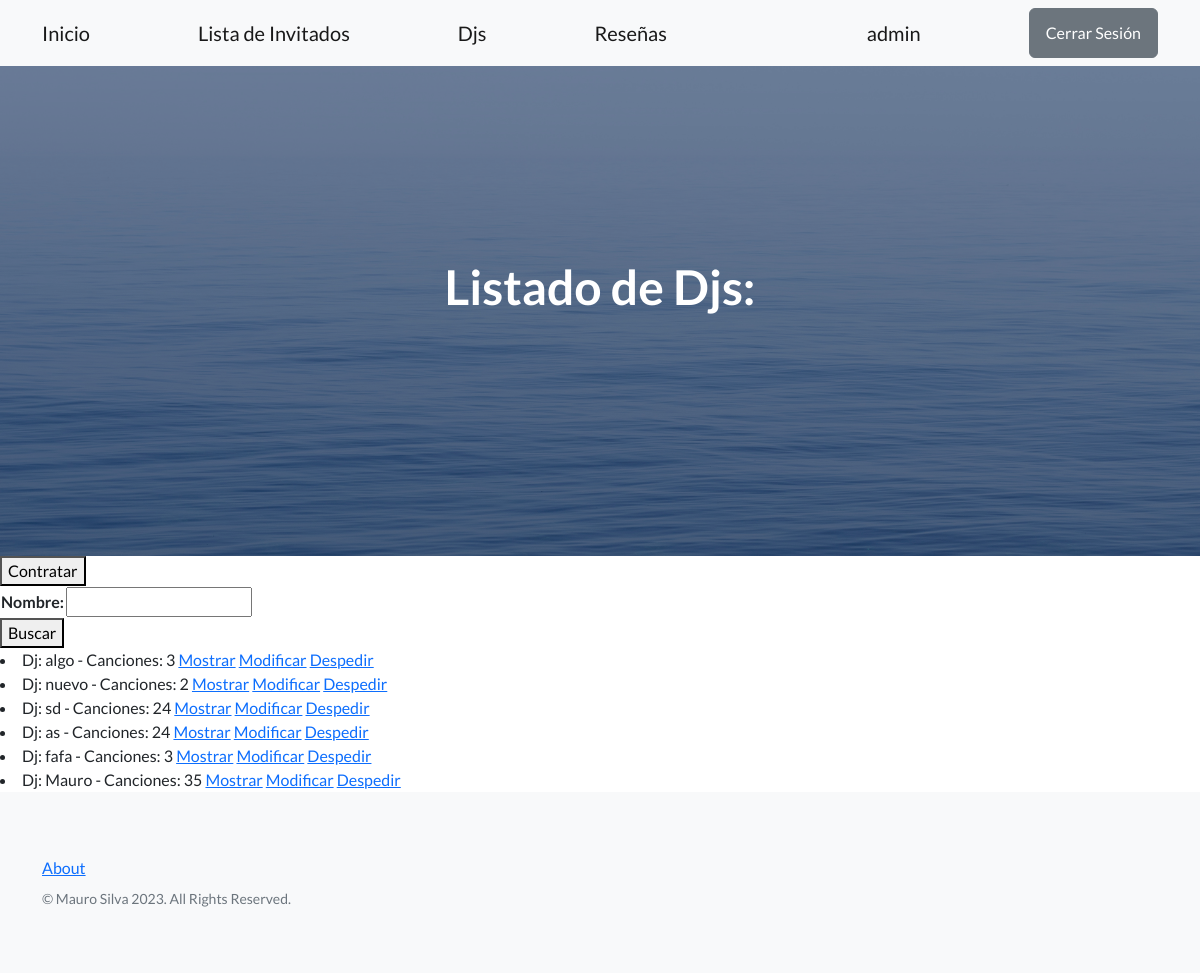
/djs (signed in), run on an earlier commit of the app's database.
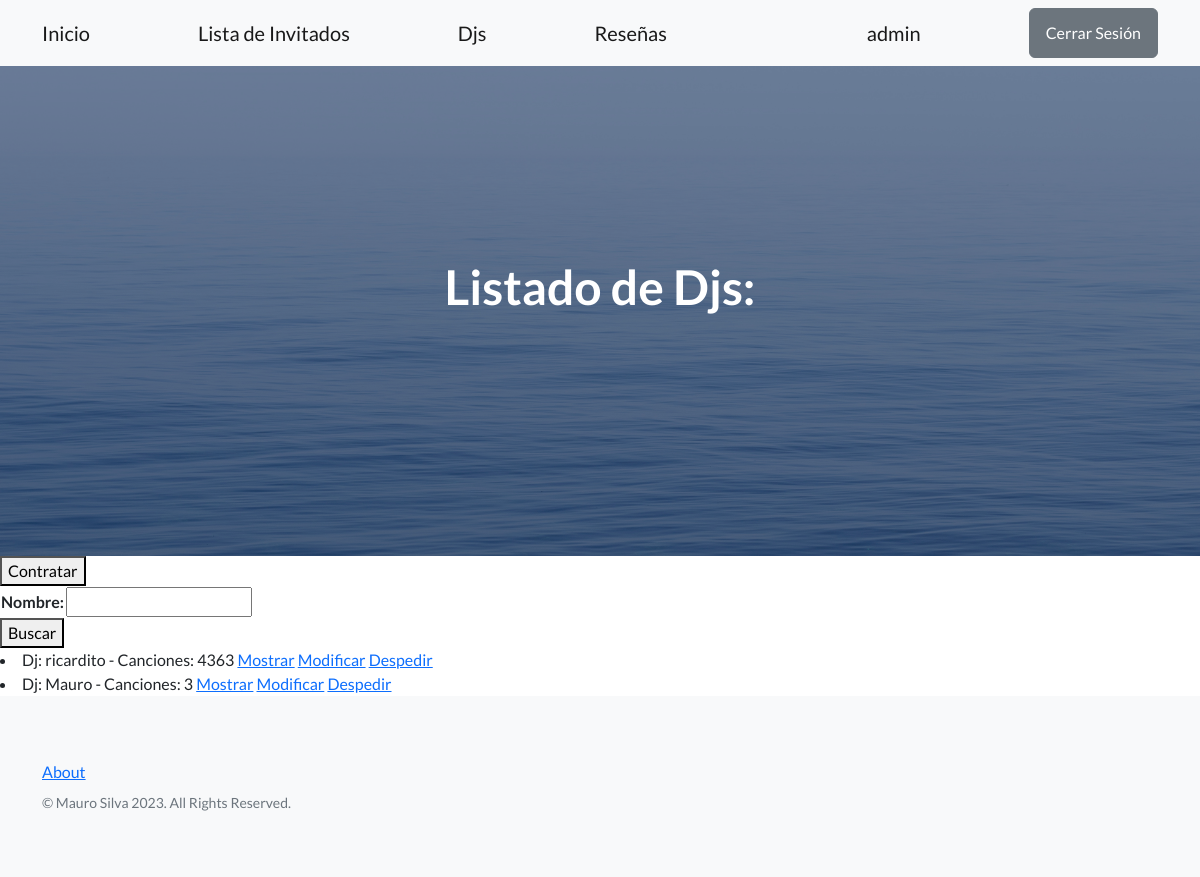
And on a later commit of the database.
### inicio/models.py (models this page shows)
class Dj(models.Model):
    nombre = models.CharField(max_length=20)
    canciones = models.IntegerField()
    descripcion = RichTextField(blank=True, null=True)
    fecha_de_presentacion = models.DateField(blank=True,null=True)
    imagen_dj = models.ImageField(blank=True, null=True, upload_to='img_djs')
    def __str__(self):
        return f'Dj: {self.nombre} - Canciones: {self.canciones}'

### inicio/views.py (the view)
# urls.py: path('djs', views.listar_djs, name='listar_djs'),
def listar_djs(request):
    formulario = BuscarDj(request.GET)
    if formulario.is_valid():
        nombre_a_buscar = formulario.cleaned_data.get('nombre', '')
        djs = Dj.objects.filter(nombre__icontains=nombre_a_buscar)
    formulario = BuscarDj()
    return render(request, 'inicio/listar_djs.html', {'formulario':formulario, 'djs':djs})

### inicio/form.py
class BuscarDj(forms.Form):
    nombre = forms.CharField(max_length=20, required=False)

### inicio/templates/inicio/listar_djs.html (shortened to what this page needs)
{% extends 'base.html' %}
{% block mensaje_inicio %}
Listado de Djs:
{% endblock mensaje_inicio %}
{% block contenido %}
<button><a class='navbar-brand' href= {% url 'inicio:contratar_dj' %}>Contratar</a></button>
<form action={% url 'inicio:listar_djs' %} method='get'>
    <table>
        {{formulario}}
    </table>
    <button>Buscar</button>
</form>
{% if djs %}
{% for dj in djs %}
<li>
    {{dj}}
    <a href={% url 'inicio:mostrar_dj' dj.id %}>Mostrar</a>
    <a href={% url 'inicio:mod_dj' dj.id %}>Modificar</a>
    <a href={% url 'inicio:despedir_dj' dj.id %}>Despedir</a>
</li>
{% endfor %}
{% else %}
<p>No se encontro Dj.</p>
{% endif %}
{% endblock contenido %}

What changed in the data, as far as the page shows it:
removed Dj: nombre+canciones "Dj: algo - Canciones: 3"
removed Dj: nombre+canciones "Dj: nuevo - Canciones: 2"
removed Dj: nombre+canciones "Dj: sd - Canciones: 24"
removed Dj: nombre+canciones "Dj: as - Canciones: 24"
removed Dj: nombre+canciones "Dj: fafa - Canciones: 3"
removed Dj: nombre+canciones "Dj: Mauro - Canciones: 35"
added Dj: nombre+canciones "Dj: ricardito - Canciones: 4363"
added Dj: nombre+canciones "Dj: Mauro - Canciones: 3"
